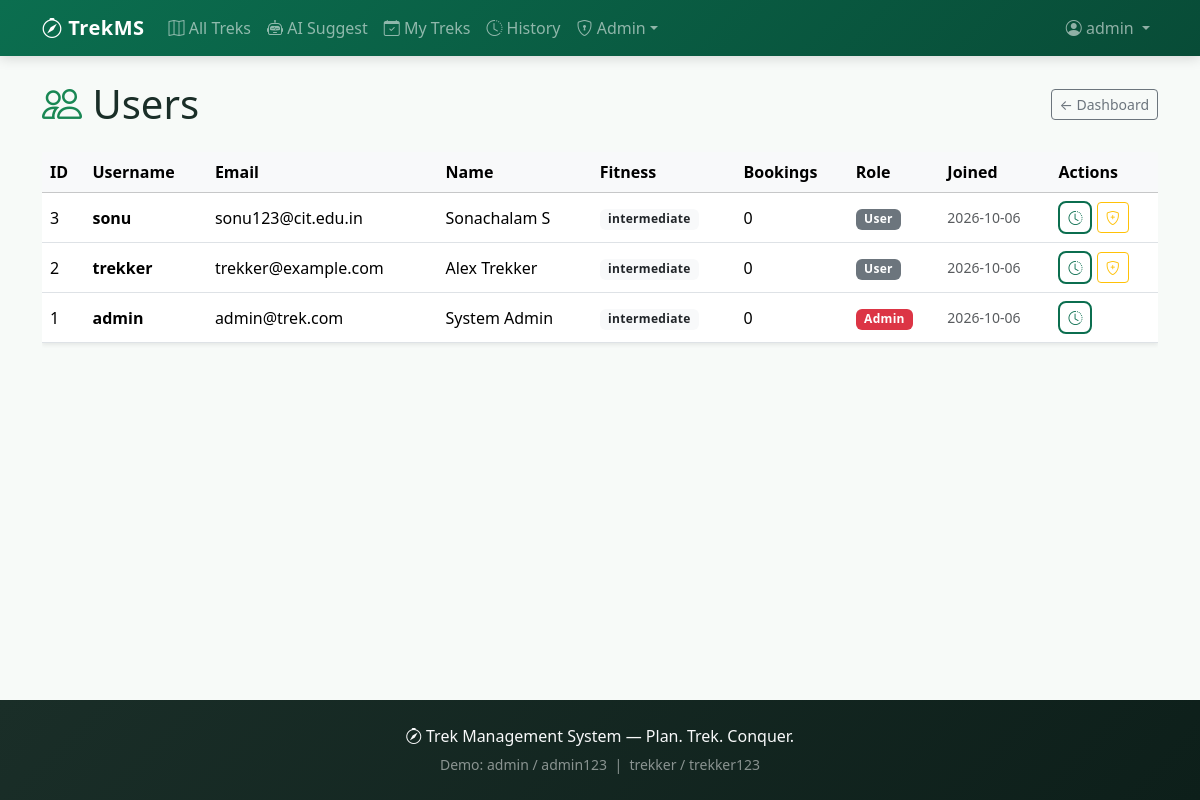
Page /admin/users (signed in) on the committed database.
### tables this page shows
CREATE TABLE users (
            id INTEGER PRIMARY KEY AUTOINCREMENT,
            username TEXT UNIQUE NOT NULL,
            email TEXT UNIQUE NOT NULL,
            password_hash TEXT NOT NULL,
            full_name TEXT,
            fitness_level TEXT DEFAULT 'intermediate',
            is_admin INTEGER DEFAULT 0,
            created_at TEXT
        );

### app.py (the view)
@app.route("/admin/users")
@login_required
@admin_required
def admin_users():
    conn = get_db()
    users = conn.execute(
        """SELECT u.*,
           (SELECT COUNT(*) FROM bookings b WHERE b.user_id = u.id) as booking_count
           FROM users u ORDER BY u.created_at DESC"""
    ).fetchall()
    conn.close()
    return render_template("admin_users.html", users=users)

### app.py (called while the page is built)
def get_db():
    conn = sqlite3.connect(DATABASE)
    conn.row_factory = sqlite3.Row
    return conn

@login_manager.user_loader
def load_user(user_id):
    conn = get_db()
    row = conn.execute("SELECT * FROM users WHERE id = ?", (user_id,)).fetchone()
    conn.close()
    return User(row) if row else None

def admin_required(f):
    @wraps(f)
    def decorated(*args, **kwargs):
        if not current_user.is_authenticated or not current_user.is_admin:
            flash("Admin access required.", "danger")
            return redirect(url_for("index"))
        return f(*args, **kwargs)
    return decorated

### templates/admin_users.html (shortened to what this page needs)
{% extends "base.html" %}
{% block content %}
<div class="d-flex justify-content-between align-items-center mb-4">
  <h1 class="mb-0"><i class="bi bi-people text-success"></i> Users</h1>
  <a href="{{ url_for('admin_dashboard') }}" class="btn btn-outline-secondary btn-sm">← Dashboard</a>
</div>
<div class="table-responsive">
  <table class="table table-hover align-middle bg-white shadow-sm">
    <thead class="table-light">
      <tr>
        <th>ID</th>
        <th>Username</th>
        <th>Email</th>
        <th>Name</th>
        <th>Fitness</th>
        <th>Bookings</th>
        <th>Role</th>
        <th>Joined</th>
        <th>Actions</th>
      </tr>
    </thead>
    <tbody>
      {% for u in users %}
      <tr>
        <td>{{ u.id }}</td>
        <td><strong>{{ u.username }}</strong></td>
        <td>{{ u.email }}</td>
        <td>{{ u.full_name or '—' }}</td>
        <td><span class="badge bg-light text-dark">{{ u.fitness_level }}</span></td>
        <td>{{ u.booking_count }}</td>
        <td>
          {% if u.is_admin %}<span class="badge bg-danger">Admin</span>
          {% else %}<span class="badge bg-secondary">User</span>{% endif %}
        </td>
        <td class="small text-muted">{{ u.created_at[:10] if u.created_at else '—' }}</td>
        <td class="text-nowrap">
          <a href="{{ url_for('admin_user_history', user_id=u.id) }}" class="btn btn-sm btn-outline-trek" title="View history">
            <i class="bi bi-clock-history"></i>
          </a>
          {% if u.id != current_user.id %}
          <form method="post" action="{{ url_for('admin_toggle_admin', user_id=u.id) }}" class="d-inline"
                onsubmit="return confirm('Toggle admin role for {{ u.username }}?')">
            <button type="submit" class="btn btn-sm btn-outline-warning" title="Toggle admin">
              <i class="bi bi-shield{% if u.is_admin %}-x{% else %}-plus{% endif %}"></i>
            </button>
          </form>
          {% endif %}
        </td>
      </tr>
      {% endfor %}
    </tbody>
  </table>
</div>
{% endblock %}

### templates/base.html (shortened to what this page needs)
<!DOCTYPE html>
<html lang="en">
<head>
  <link href="https://cdn.jsdelivr.net/npm/bootstrap@5.3.3/dist/css/bootstrap.min.css" rel="stylesheet">
  <link href="https://cdn.jsdelivr.net/npm/bootstrap-icons@1.11.3/font/bootstrap-icons.min.css" rel="stylesheet">
  <link rel="stylesheet" href="https://unpkg.com/leaflet@1.9.4/dist/leaflet.css">
  <link href="{{ url_for('static', filename='css/style.css') }}" rel="stylesheet">
</head>
<body>
  <nav class="navbar navbar-expand-lg navbar-dark bg-trek sticky-top">
    <div class="container">
      <a class="navbar-brand fw-bold" href="{% if current_user.is_authenticated and current_user.is_admin %}{{ url_for('admin_dashboard') }}{% elif current_user.is_authenticated %}{{ url_for('user_dashboard') }}{% else %}{{ url_for('index') }}{% endif %}">
        <i class="bi bi-compass"></i> TrekMS
      </a>
      <div class="collapse navbar-collapse" id="nav">
        <ul class="navbar-nav me-auto">
          <li class="nav-item"><a class="nav-link" href="{{ url_for('treks_list') }}"><i class="bi bi-map"></i> All Treks</a></li>
          <li class="nav-item"><a class="nav-link" href="{{ url_for('ai_suggest') }}"><i class="bi bi-robot"></i> AI Suggest</a></li>
          {% if current_user.is_authenticated %}
          <li class="nav-item"><a class="nav-link" href="{{ url_for('my_treks') }}"><i class="bi bi-calendar-check"></i> My Treks</a></li>
          <li class="nav-item"><a class="nav-link" href="{{ url_for('user_history') }}"><i class="bi bi-clock-history"></i> History</a></li>
          {% endif %}
          {% if current_user.is_authenticated and current_user.is_admin %}
          <li class="nav-item dropdown">
            <a class="nav-link dropdown-toggle" href="#" data-bs-toggle="dropdown"><i class="bi bi-shield-lock"></i> Admin</a>
          </li>
          {% endif %}
        </ul>
        <ul class="navbar-nav">
          {% if current_user.is_authenticated %}
          <li class="nav-item dropdown">
            <a class="nav-link dropdown-toggle" href="#" data-bs-toggle="dropdown">
              <i class="bi bi-person-circle"></i> {{ current_user.username }}
            </a>
          </li>
          {% endif %}
        </ul>
      </div>
    </div>
  </nav>
  <main class="container my-4">
    {% block content %}{% endblock %}
  </main>
  <footer class="text-light py-4 mt-5">
    <div class="container text-center">
      <p class="mb-1"><i class="bi bi-compass"></i> Trek Management System &mdash; Plan. Trek. Conquer.</p>
      <small class="text-white-50">Demo: admin / admin123 &nbsp;|&nbsp; trekker / trekker123</small>
    </div>
  </footer>
</body>
</html>

### static/css/style.css (style rules this page uses)
:root { --trek-primary: #0b6e4f; --trek-dark: #084c37; --trek-light: #e6f4ef; --trek-accent: #f4a261; --trek-soft: #f7faf8; --shadow: 0 4px 20px rgba(0,0,0,0.08); --radius: 12px; }
* { box-sizing: border-box; }
body { background: var(--trek-soft); min-height: 100vh; display: flex; flex-direction: column; font-family: 'Segoe UI', system-ui, -apple-system, sans-serif; color: #1a2e28; }
main { flex: 1; }
.bg-trek { background: linear-gradient(135deg, var(--trek-primary), var(--trek-dark)) !important; box-shadow: 0 2px 12px rgba(0,0,0,0.15); }
.navbar-brand { letter-spacing: 0.5px; }
.nav-link { font-weight: 500; transition: opacity 0.2s; }
.btn-outline-trek { border: 2px solid var(--trek-primary); color: var(--trek-primary); font-weight: 600; border-radius: 8px; }
.badge { font-weight: 600; letter-spacing: 0.3px; padding: 0.35em 0.7em; }
footer { background: linear-gradient(135deg, #1a2e28, #0d1f1a) !important; }

### rows in the picture
users: username "admin", id "1", email "admin@trek.com", full_name "System Admin", fitness_level "intermediate", booking_count "0", is_admin "Admin", created_at "2026-10-06"
users: id "3", username "sonu", email "sonu123@cit.edu.in", full_name "Sonachalam S", fitness_level "intermediate", booking_count "0", shows "User", created_at "2026-10-06"
users: id "2", username "trekker", email "trekker@example.com", full_name "Alex Trekker", fitness_level "intermediate", booking_count "0", shows "User", created_at "2026-10-06"
